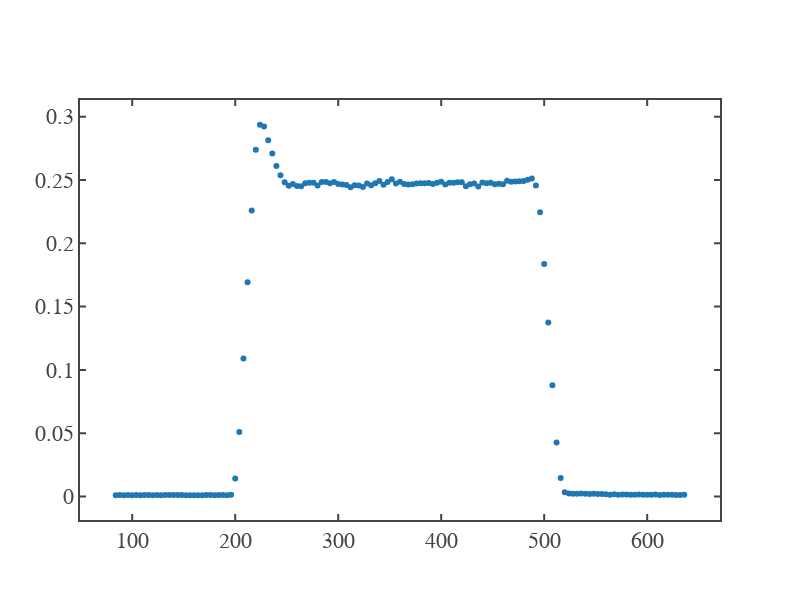

Notebook cell for this chart:
### Code cell
# For Delay Measurement

x_old=time_array
y_old=data
fig = go.Figure()
fig.add_scatter(x=x_old[1:],y=y_old[1:],mode='markers')
fig.update_layout(template = fig_template,width=800,height=600)
fig.show()

### Figure 1 — Plotly figure (JSON) as saved in the notebook; plotly's stock layout.template omitted (floating-point values rounded to 4 significant figures; data arrays with more than 128 entries replaced by an {"elided": "..."} marker saying what was removed)
{"data": [{"mode": "markers", "type": "scatter", "x": {"elided": "139 int values"}, "y": {"elided": "139 float values"}}], "layout": {"height": 600, "width": 800, "xaxis": {"autorange": true, "range": [49.29, 670.7], "showspikes": false, "type": "linear"}, "yaxis": {"autorange": true, "range": [-0.01861, 0.3132], "showspikes": false, "type": "linear"}}}
